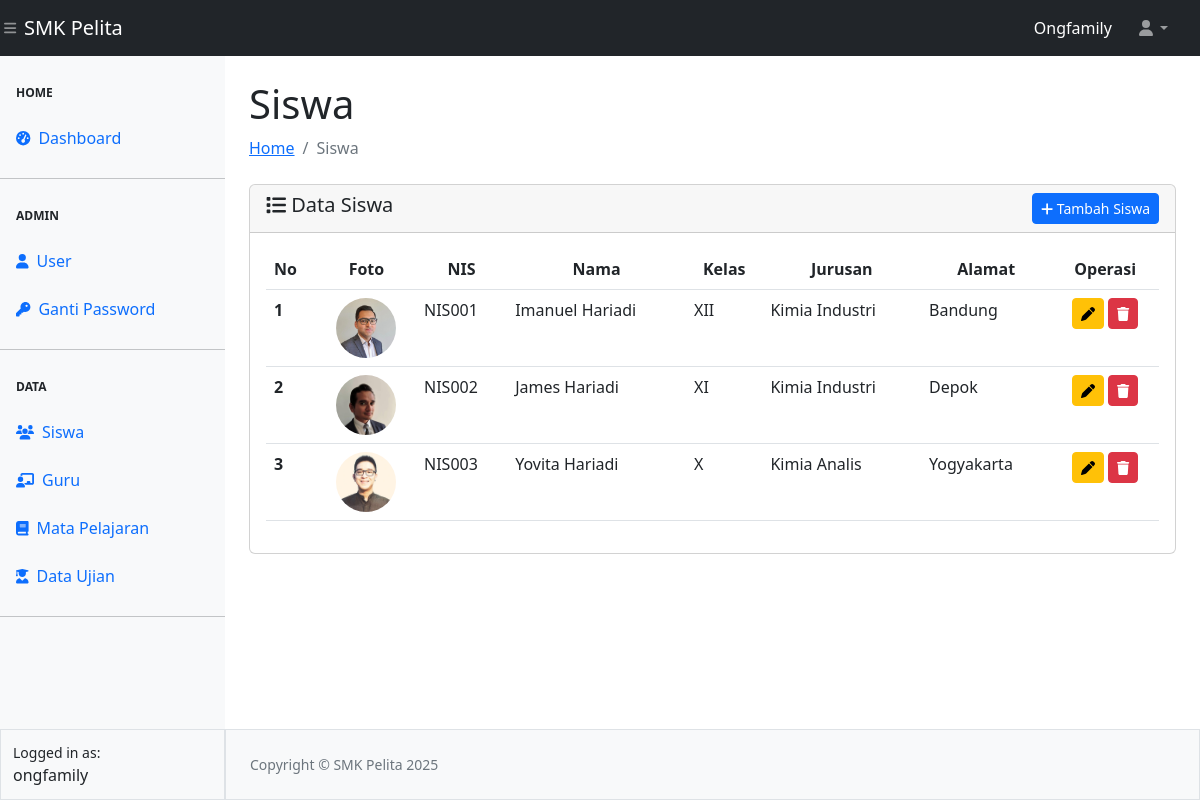
The app's page /siswa/siswa.php (signed in) with its own data.
### tables this page shows
CREATE TABLE `tbl_siswa` (
  `nis` char(6) NOT NULL,
  `nama` varchar(100) NOT NULL,
  `alamat` varchar(128) NOT NULL,
  `kelas` varchar(3) NOT NULL,
  `jurusan` varchar(50) NOT NULL,
  `foto` varchar(50) NOT NULL
);

### config.php (called while the page is built, shortened)
<?php
$main_url = "http://localhost/SEKOLAH_codingline/";
?>

### siswa/siswa.php (the view, shortened to what this page needs)
<?php
require_once "../config.php";
require_once "../template/header.php";
require_once "../template/navbar.php";
require_once "../template/sidebar.php";
?>
<div id="layoutSidenav_content">
	<main>
		<div class="container-fluid px-4">
			<h1 class="mt-4">Siswa</h1>
				<ol class="breadcrumb mb-4">
					<li class="breadcrumb-item"><a href="../index.php">Home</a></li>
					<li class="breadcrumb-item active">Siswa</li>
                </ol>
				<div class="card">
					<div class="card-header">
						<span class="h5 my-2"><i class="fa-solid fa-list"></i> Data Siswa</span>
						<a href="<?= $main_url ?>siswa/add-siswa.php" class="btn btn-sm btn-primary float-end">
						<i class="fa-solid fa-plus"></i> Tambah Siswa</a>
					</div>
					<div class="card-body">
						<table class="table table-hover" id="datatablesSimple">
							<thead>
								<tr>
									<th scope="col">No</th>
									<th scope="col"><center>Foto</center></th>
									<th scope="col"><center>NIS</center></th>
									<th scope="col"><center>Nama</center></th>
									<th scope="col"><center>Kelas</center></th>
									<th scope="col"><center>Jurusan</center></th>
									<th scope="col"><center>Alamat</center></th>
									<th scope="col"><center>Operasi</center></th>
								</tr>
							</thead>
							<tbody>
								<?php
								$no = 1;
								$querySiswa = mysqli_query($koneksi, "SELECT * FROM tbl_siswa");
								while($data = mysqli_fetch_array($querySiswa)){ ?>
								<tr>
									<th scope="row"><?= $no++ ?></th>
									<td align="center"><img src="../asset/image/<?= $data['foto'] ?>"
									class="rounded-circle" alt="foto siswa" width="60px"></td>
									<td><?= $data['nis'] ?></td>
									<td><?= $data['nama'] ?></td>
									<td><?= $data['kelas'] ?></td>
									<td><?= $data['jurusan'] ?></td>
									<td><?= $data['alamat'] ?></td>
									<td align="center">
										<a href="edit-siswa.php?nis=<?= $data['nis'] ?>" class="btn btn-sm btn-warning" title="Update Siswa">
										<i class="fa-solid fa-pen"></i></a>
										<a href="hapus-siswa.php?nis=<?= $data['nis'] ?>&foto=<?= $data['foto'] ?>"
										class="btn btn-sm btn-danger" title="Hapus Siswa"
										onclick="return confirm('Anda yakin akan menghapus data ini?')">
										<i class="fa-solid fa-trash"></i></a>
									</td>
								</tr>
								<?php } ?>
							</tbody>
						</table>
					</div>
				</div>
		</div>
	</main>
<?php
require_once "../template/footer.php";
?>

### records on screen
tbl_siswa: foto (picture), nis "NIS001", nama "Imanuel Hariadi", kelas "XII", jurusan "Kimia Industri", alamat "Bandung"
tbl_siswa: foto (picture), nis "NIS002", nama "James Hariadi", kelas "XI", jurusan "Kimia Industri", alamat "Depok"
tbl_siswa: foto (picture), nis "NIS003", nama "Yovita Hariadi", kelas "X", jurusan "Kimia Analis", alamat "Yogyakarta"

### other values on screen
$_SESSION["ssUser"] "Ongfamily"
$_SESSION["ssUser"] "ongfamily"
